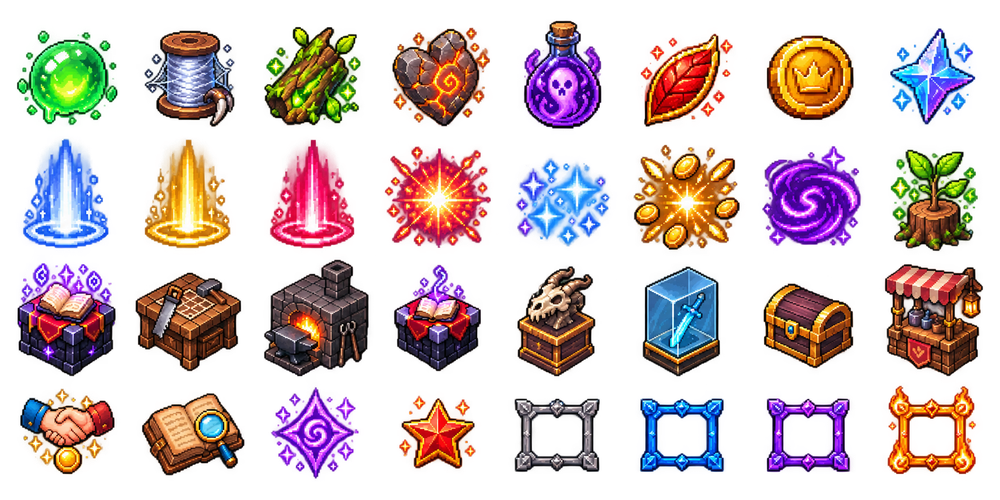
#> input picture ChatGPT Image Sep 17, 2026, 11_46_02 PM.png, 1000 x 500 px, shrunk from 1774 x 887 before the run
$ python glow_keyout.py '../ChatGPT Image Sep 17, 2026, 11_46_02 PM.png' '../ChatGPT Image Sep 18, 2026, 08_09_35 PM.png'
#> lines starting #> are read from the running program, lines starting #| are printed output that depends on the picture; after the words box and inside, x2 and y2 are one past the last pixel; in counts of white or black regions, pixels touching at a corner belong together
"""Makes a sheet with a soft glowing / gradient background transparent.
The glow is smooth, so it can be rebuilt from the background around the sprites (a blur that ignores sprite
pixels). Anything that differs clearly from that rebuilt glow is sprite; outlined shapes are filled in."""
import sys
import numpy as np
from PIL import Image
from scipy import ndimage


def _background(rgb, sprite, sigma):
    w = (~sprite).astype(np.float32)
    num = ndimage.gaussian_filter(rgb * w[..., None], sigma=(sigma, sigma, 0))
    den = ndimage.gaussian_filter(w, sigma=sigma)[..., None]
    return num / np.maximum(den, 1e-3)


def glow_keyout(path, out_path, tol=22, sigma=18, min_frac=0.02):
#> called with tol = 22, sigma = 18, min_frac = 0.02
    rgb = np.array(Image.open(path).convert("RGB")).astype(np.float32)
    smooth = ndimage.gaussian_filter(rgb, sigma=(5, 5, 0))
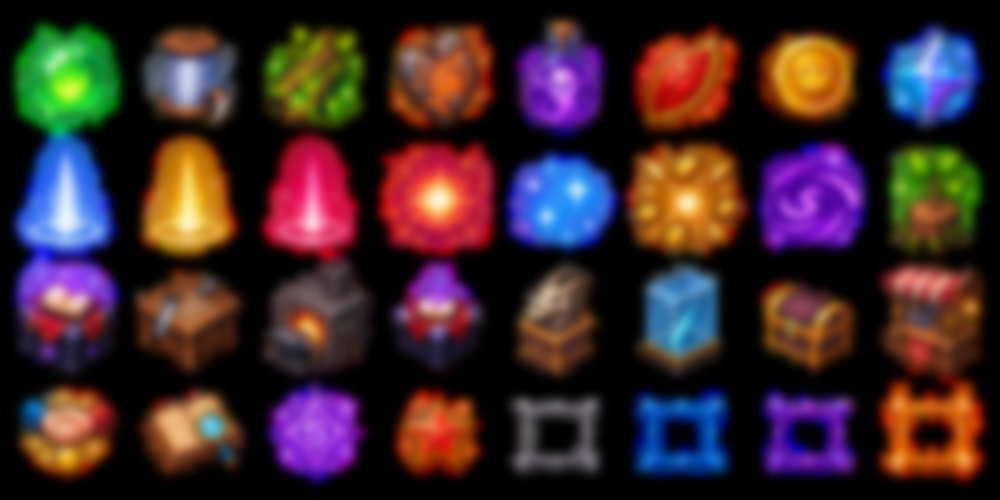
#> smooth: shape (500, 1000, 3) float32; mean R, G, B 62.3, 40.5, 44.6
    sprite = np.abs(rgb - smooth).max(axis=2) > 26            # first guess: sharp edges
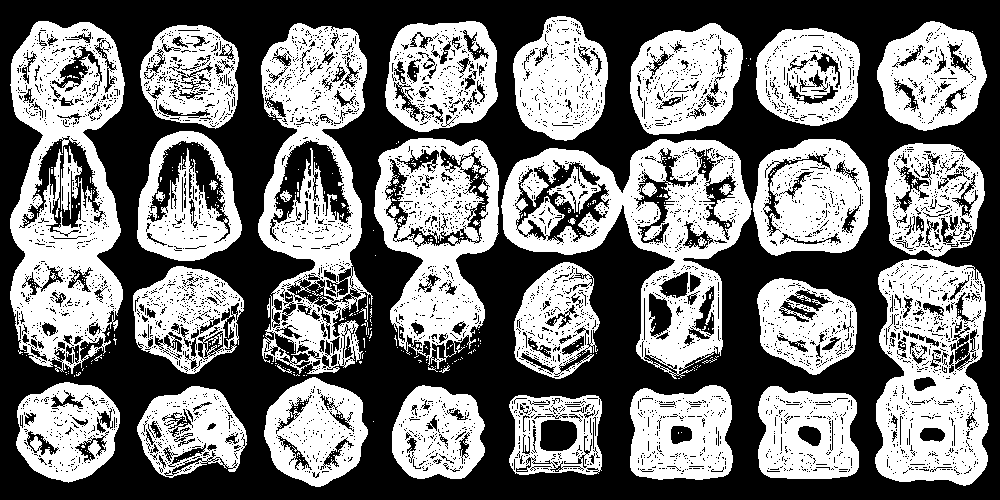
#> sprite: shape (500, 1000) bool; 46.7% white; 476 white regions (432 under 20 px), largest, box (x1, y1, x2, y2) and area: (10, 21, 125, 374) 23403, (501, 139, 752, 379) 22134, (258, 23, 373, 374) 19709
    sprite = ndimage.binary_dilation(sprite, iterations=6)
#> sprite: shape (500, 1000) bool; 71.6% white; 21 black regions (9 under 20 px), largest, box (x1, y1, x2, y2) and area: (0, 0, 1000, 500) 140585, (546, 426, 571, 445) 430, (194, 149, 210, 180) 180
    for _ in range(3):
        bg = _background(rgb, sprite, sigma)
        diff = np.abs(rgb - bg).max(axis=2)
        m = diff > tol
        m = ndimage.binary_closing(m, structure=np.ones((3, 3)), iterations=2)
        m = ndimage.binary_fill_holes(m)
        m = ndimage.binary_opening(m, structure=np.ones((3, 3)))
        sprite = ndimage.binary_dilation(m, iterations=4)
#> this loop made 3 passes
#> pass 1, in _background, `den = ndimage.gaussian_filter(w, sigma=sigma)[..., None]`:
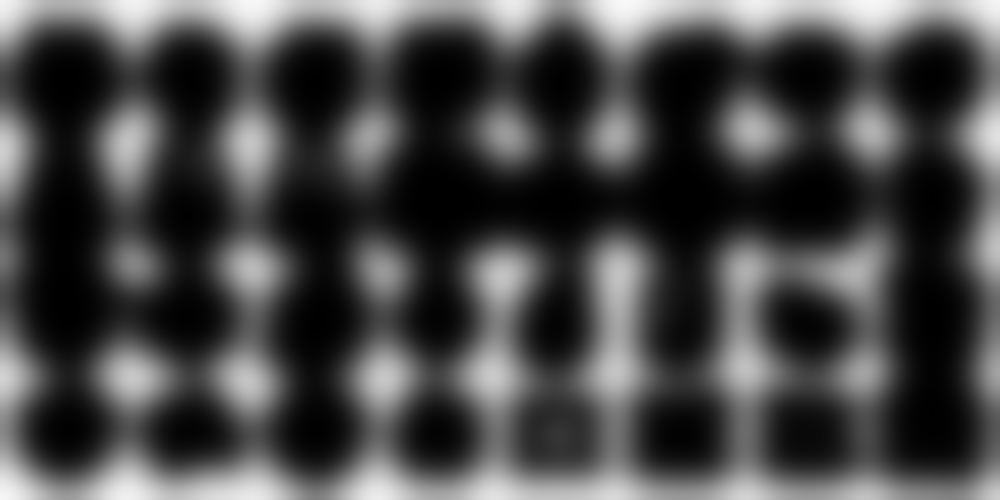
#> den: shape (500, 1000, 1) float32; min 0.000211, max 0.974, mean 0.284
#> pass 1, in glow_keyout, `bg = _background(rgb, sprite, sigma)`:
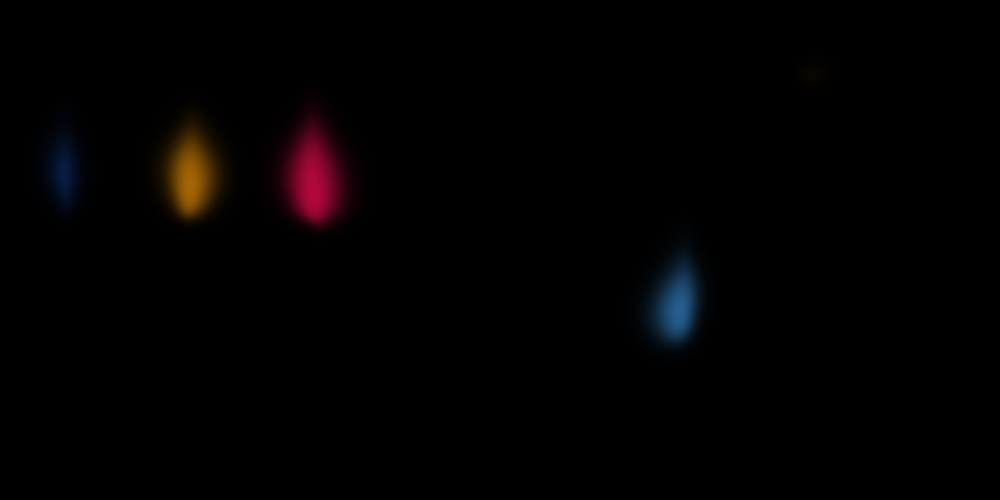
#> bg: shape (500, 1000, 3) float32; mean R, G, B 2.4, 1.2, 1.4
#> after the loop:
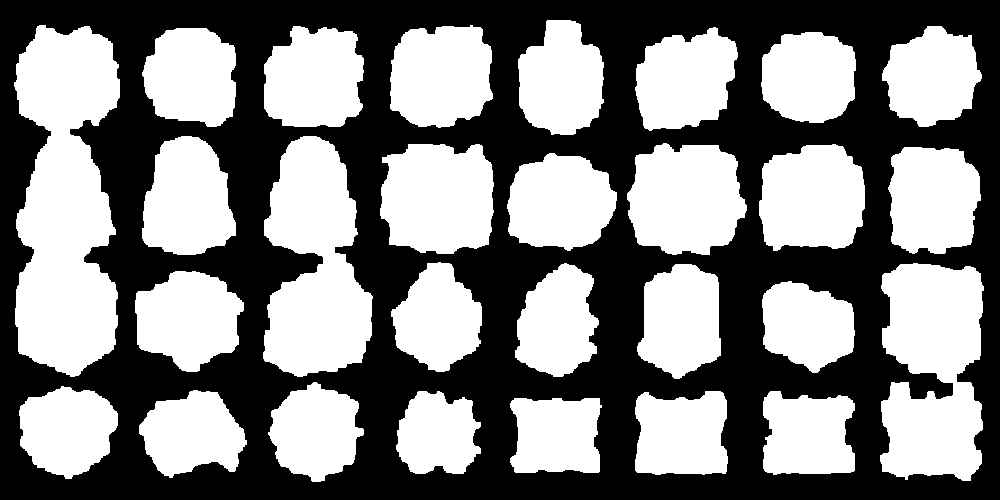
#> m: shape (500, 1000) bool; 50.8% white; 1 black region, box (x1, y1, x2, y2) and area: (0, 0, 1000, 500) 245998
    labels, n = ndimage.label(m)
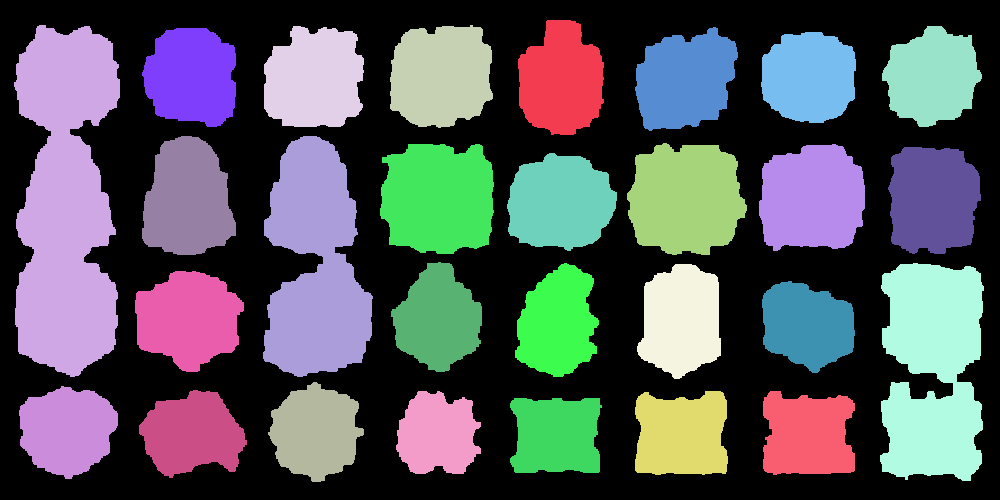
#> labels: shape (500, 1000) int32; 29 distinct labels, from 0 to 28; one colour per label, 0 black
#> n = 28
    sizes = ndimage.sum(m, labels, range(1, n + 1))
#> sizes = 28 values, max 27708 at index 1, min 5416 at index 24, mean 9071.5
    keep = np.zeros(n + 1, bool)
    keep[1:] = sizes >= sizes.max() * min_frac
    m = keep[labels]
    out = np.dstack([rgb.astype(np.uint8), (m * 255).astype(np.uint8)])
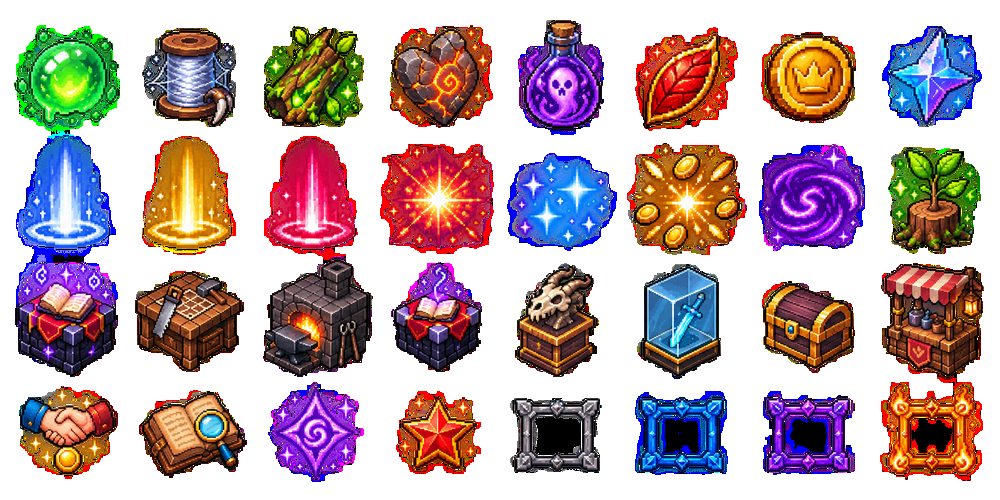
#> out: shape (500, 1000, 4); mean R, G, B, A 62.3, 40.5, 44.6, 129.5; transparent parts drawn white
    Image.fromarray(out).save(out_path)
    print(f"{path}: kept {keep.sum()} shapes")
#| ../ChatGPT Image Sep 17, 2026, 11_46_02 PM.png: kept 28 shapes


if __name__ == "__main__":
    glow_keyout(sys.argv[1], sys.argv[2], *(float(a) for a in sys.argv[3:4]))

$ run again, on Furniture.png
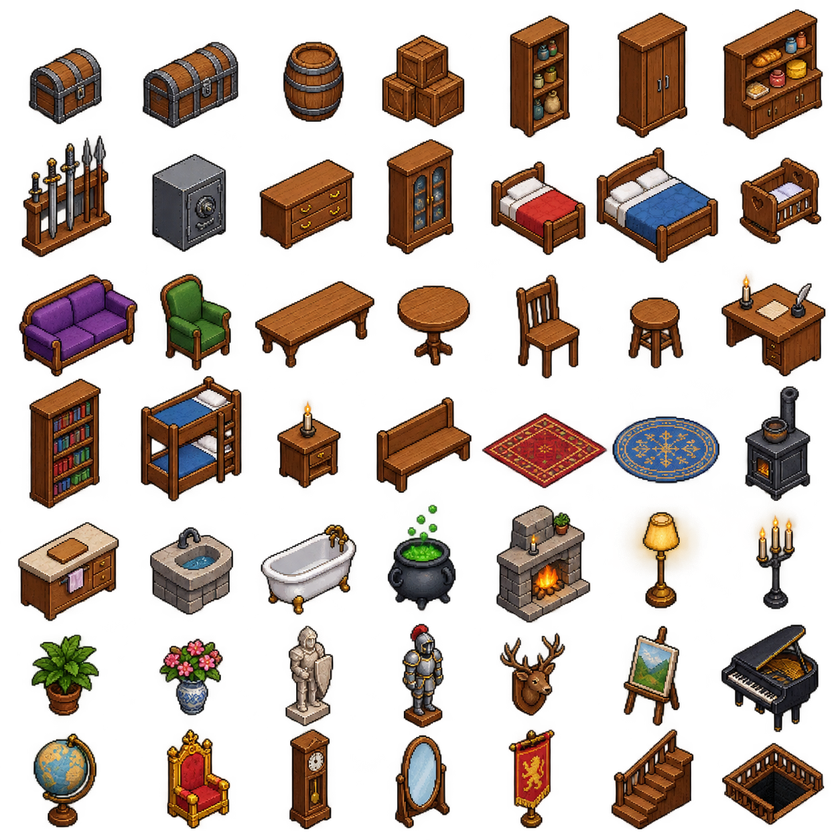
#> input picture Furniture.png, 840 x 840 px, shrunk from 1254 x 1254 before the run
#> in glow_keyout, `labels, n = ndimage.label(m)`:
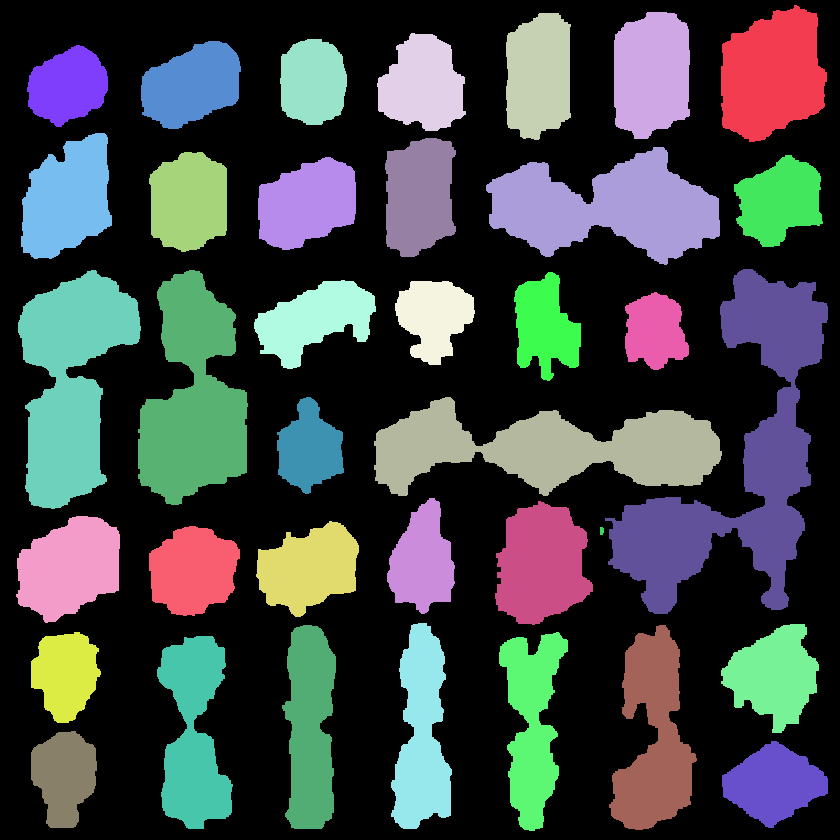
#> labels: shape (840, 840) int32; 38 distinct labels, from 0 to 37; one colour per label, 0 black
#> n = 37
#> sizes = 37 values, max 26055 at index 13, min 29 at index 27, mean 8095
#> in glow_keyout, `out = np.dstack([rgb.astype(np.uint8), (m * 255).astype(np.uint8)])`:
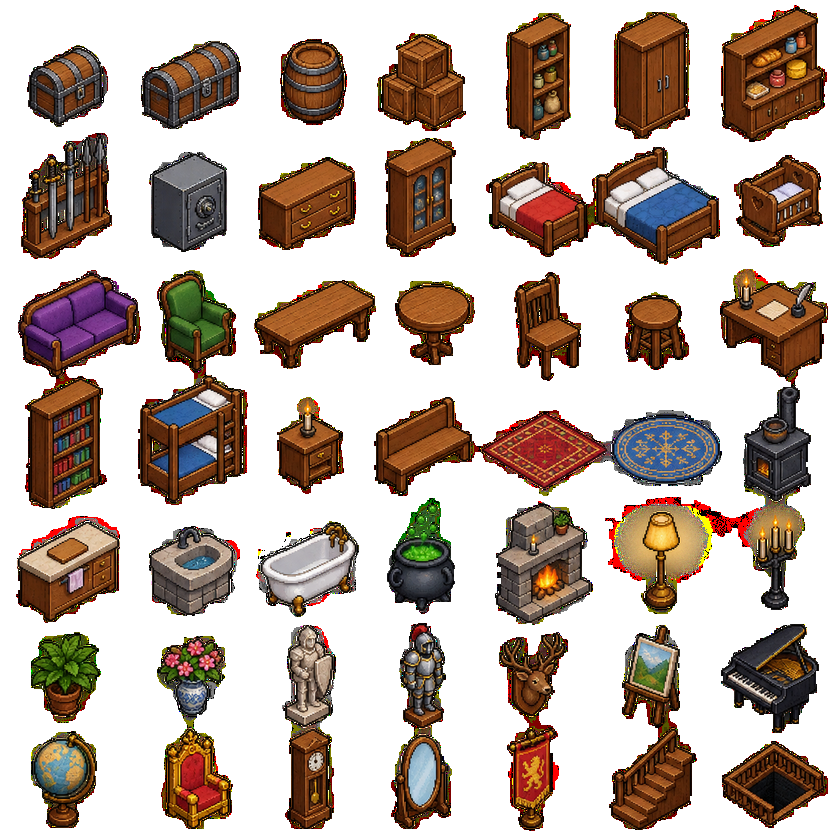
#> out: shape (840, 840, 4); mean R, G, B, A 43.5, 28.6, 19.1, 108.2; transparent parts drawn white
#| ../Furniture.png: kept 36 shapes
